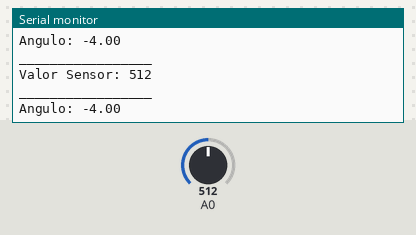
This sketch was run on a simulated Arduino Uno, built with avr-gcc and run on an emulated ATmega328P. On the bench: the last lines printed to the serial monitor. The inputs (shaded band) are chosen by the test bench; at power-on: A0 = 512.

Above: at 2.7 s.
2.8 s: A0 set to 893
At 2.92 s:
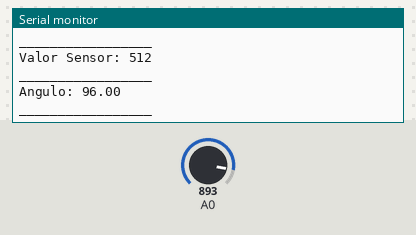
4.3 s: A0 set to 918
At 4.31 s:
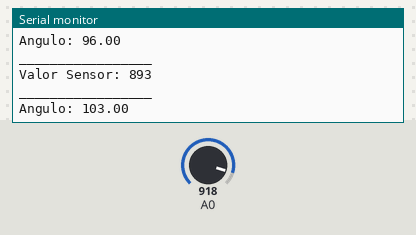
Timing chart, 0 to 7.3 s (numbered marks = the images above; inputs shaded):
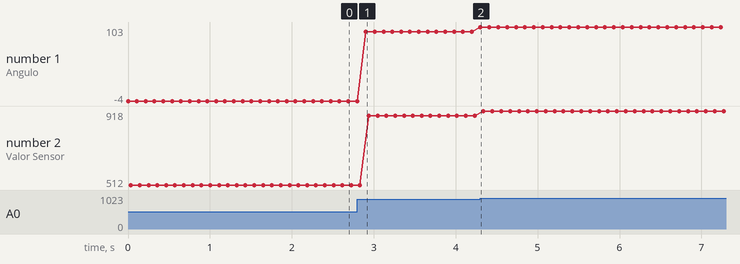

The sketch:

TestPosition.ino
```cpp
double angle;
double offset = 0;
double calib = 138;
double tempo = 0;

int valorAtual = 0;
int valorAnterior = 0;

void setup() {
  // initialize serial communication at 9600 bits per second:
  Serial.begin(9600);
}

// the loop routine runs over and over again forever:
void loop() {
  // read the input on analog pin 0:
  int sensorValue = analogRead(A0);


  map (sensorValue, 0, 1023, 0, 269);
  angle = map (sensorValue, 0, 1023, 0, 269);
  angle = angle + offset - calib;
  Serial.print("Angulo: ");
  Serial.println(angle);
  Serial.println("_________________");
  Serial.print("Valor Sensor: ");
  Serial.println(sensorValue);
  Serial.println("_________________");
  delay(100);  // delay in between reads for stability


}
```

Measured:
- the behaviour switches between 905 and 906 on A0 (found by bisection; images 1 and 2)
- after the input at 2.8 s, the serial monitor: prints a new line after 0.10 s (image 1)
- after the input at 4.3 s, the serial monitor: prints a new line at once (image 2)
- plotted number 1: -4 → 96 after the input at 2.8 s, 96 → 103 after the input at 4.3 s
- plotted number 2: 512 → 893 after the input at 2.8 s, 893 → 918 after the input at 4.3 s
